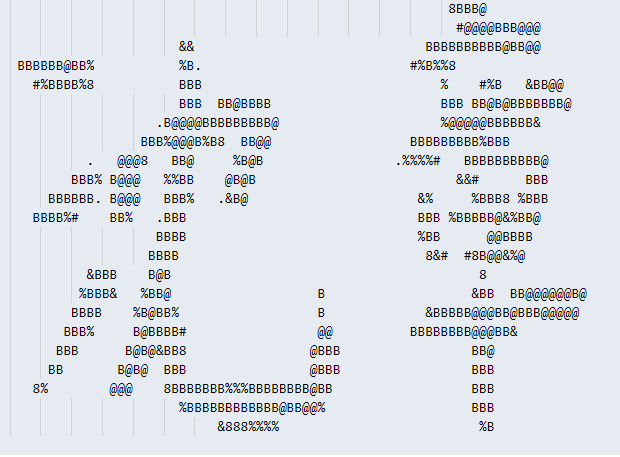
#> input picture CharImg.PNG, 620 x 457 px; its folder holds only this picture in this run
$ python 111.py --file CharImg.PNG
#> lines starting #> are read from the running program, lines starting #| are printed output that depends on the picture
#!/user/bin/env python
# _*_ coding:utf-8 _*_
    # Filename: gif2ascii.py
# Time: 2018-12-07 14:47:36
# Created by 2048K, kairan2048@163.com

import os, sys
import imageio
import argparse
from PIL import Image, ImageDraw, ImageFont

def gif2png(fileName, asciiChar, font, isgray, scale):
    ''' 将GIF拆分，并将每一帧处理成字符画
    fileName: GIF文件
    asciiChar: 灰度值对应的字符串
    font: ImageFont对象
    isgray: 是否生成黑白动图
    scale: 缩放比例
    '''
#> called with fileName = 'CharImg.PNG', isgray = False, scale = 1
    im = Image.open(fileName)      # GIF文件打开为一个序列
#> im is the input picture: PIL image 620x457 RGBA; mean R, G, B, A 218.4, 224, 229.7, 255
    path = os.getcwd()
    # Cache文件用以保存拆分后的图片和生成的字符画
    if(not os.path.exists(path+"/Cache")):
        os.mkdir(path+"/Cache")
    os.chdir(path+"/Cache")
    # 清空Cache文件夹下的内容，防止多次运行时被之前的文件影响
    for f in os.listdir(path+"/Cache"):
        os.remove(f)
    # GIF打开后的序列通过tell返回每一帧的索引，超出索引范围后抛出异常
    try:
        while 1:
            current = im.tell()
#> current = 0
            name = fileName.split('.')[0]+'-'+str(current)+'.png'
#> name = 'CharImg-0.png'
            im.save(name)   # 保存每一帧图片
            # 将每一帧处理为字符画
            img2ascii(name, asciiChar, font, isgray, scale)
            im.seek(current+1)  # 继续处理下一帧
    except:
        os.chdir(path)


# 将不同的灰度值映射为ASCII字符
def get_char(asciiChar, r, g, b):
    # if alpha == 0:
    #     return ''
    length = len(asciiChar)
    gray = int(0.2126 * r + 0.7152 * g + 0.0722 * b)
    return asciiChar[int(gray/(256/length))]


# 将图片处理成字符画
def img2ascii(img, asciiChar, font, isgray, scale):
#> called with img = 'CharImg-0.png', isgray = False, scale = 1
    scale = scale
    im = Image.open(img).convert('RGB')  # 注意，此处需要先将图片转换为RGB模式
#> im: PIL image 620x457 RGB
    # 设定处理后的字符画大小，需要为整型
    raw_width = int(im.width * scale)
#> raw_width = 620
    raw_height = int(im.height * scale)
#> raw_height = 457
    # 获取设定的字体的尺寸，ImageFont默认的尺寸大小为6x11，其他字体会有所不同
    # 此处使用的字体为truetype字体，大小为10px
    font_x, font_y = font.getsize(' ')
    # 确定单元的大小
    block_x = int(font_x * scale)
    block_y = int(font_y * scale)
    # 确定长宽各有几个单元
    w = int(raw_width/block_x)
#> w = 206
    h = int(raw_height/block_y)
#> h = 45
    # 将每个单元缩小为一个像素
    im = im.resize((w, h), Image.NEAREST)
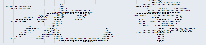
#> im: PIL image 206x45 RGB; mean R, G, B 217.4, 223.2, 229
    # txts和colors分别存储对应块的ASCII字符和RGB值
    txts = []
    colors = []
    for i in range(h):
        line = ''
        lineColor = []
        for j in range(w):
            pixel = im.getpixel((j, i))
            lineColor.append((pixel[0], pixel[1], pixel[2]))
            # if len(pixel) == 3:
            line += get_char(asciiChar, pixel[0], pixel[1], pixel[2])
            # if len(pixel) == 4:
            #     line += get_char(asciiChar, pixel[0], pixel[1], pixel[2], pixel[3])
        txts.append(line)
        colors.append(lineColor)
    # 创建新画布
    im_txt = Image.new("RGB", (raw_width, raw_height), (255, 255, 255))
#> im_txt: PIL image 620x457 RGB; every value is 255
    # 创建ImageDraw对象以写入ASCII
    draw_handle = ImageDraw.Draw(im_txt)
    for j in range(len(txts)):
        for i in range(len(txts[0])):
            if isgray:
                draw_handle.text((i*block_x, j*block_y), txts[j][i], (50, 50, 50))
            else:
                draw_handle.text((i*block_x, j*block_y), txts[j][i], colors[j][i])
#> this loop made 45 passes
    im_txt.save(img)
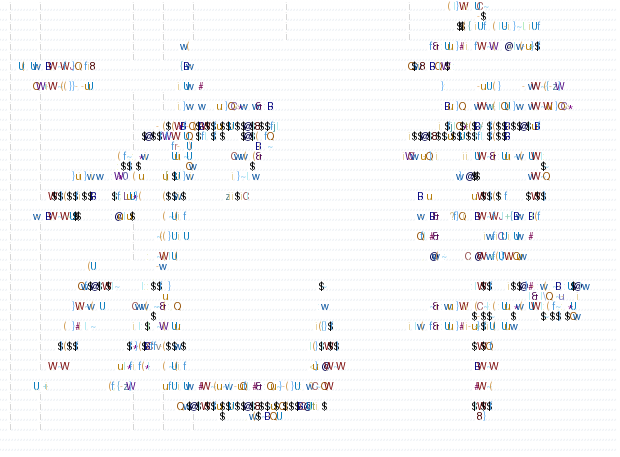
#> saved as CharImg-0.png: PIL image 620x457 RGB; mean R, G, B 246.7, 246.9, 247.9

# 读取Cache文件夹下的文件，合成GIF动画
def png2gif(dir_name, duration):
    path = os.getcwd()
    os.chdir(dir_name)
    dirs = os.listdir()
    images = []
    num = 0
    for d in dirs:
        images.append(imageio.imread(d))
        num += 1
    os.chdir(path)
#> (the run stopped early here; a loop or call above may not have finished)

$ run again, on name.png
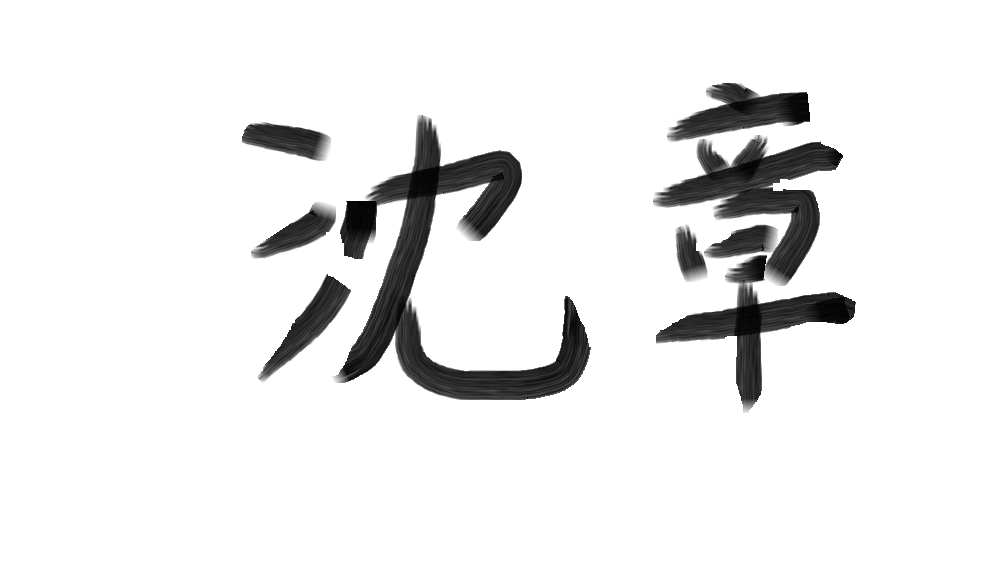
#> input picture name.png, 1000 x 561 px
#> in gif2png, im is the input picture: PIL image 1000x561 RGB; min 1, max 255, mean 234.9
#> current = 0
#> name = 'name-0.png'
#> in img2ascii, `im = im.resize((w, h), Image.NEAREST)`:
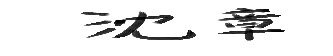
#> im: PIL image 333x56 RGB; min 2, max 255, mean 234.8
#> im_txt: PIL image 1000x561 RGB; every value is 255
#> the loop in img2ascii, `for j in range(len(txts)):` made 56 passes
#> in img2ascii, `im_txt.save(img)`:
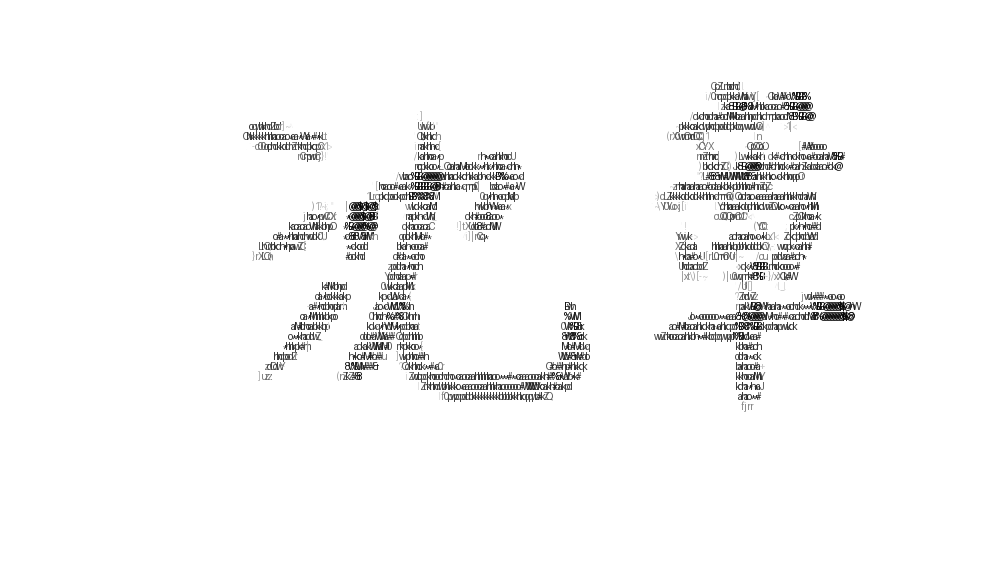
#> saved as name-0.png: PIL image 1000x561 RGB; min 4, max 255, mean 246.6
